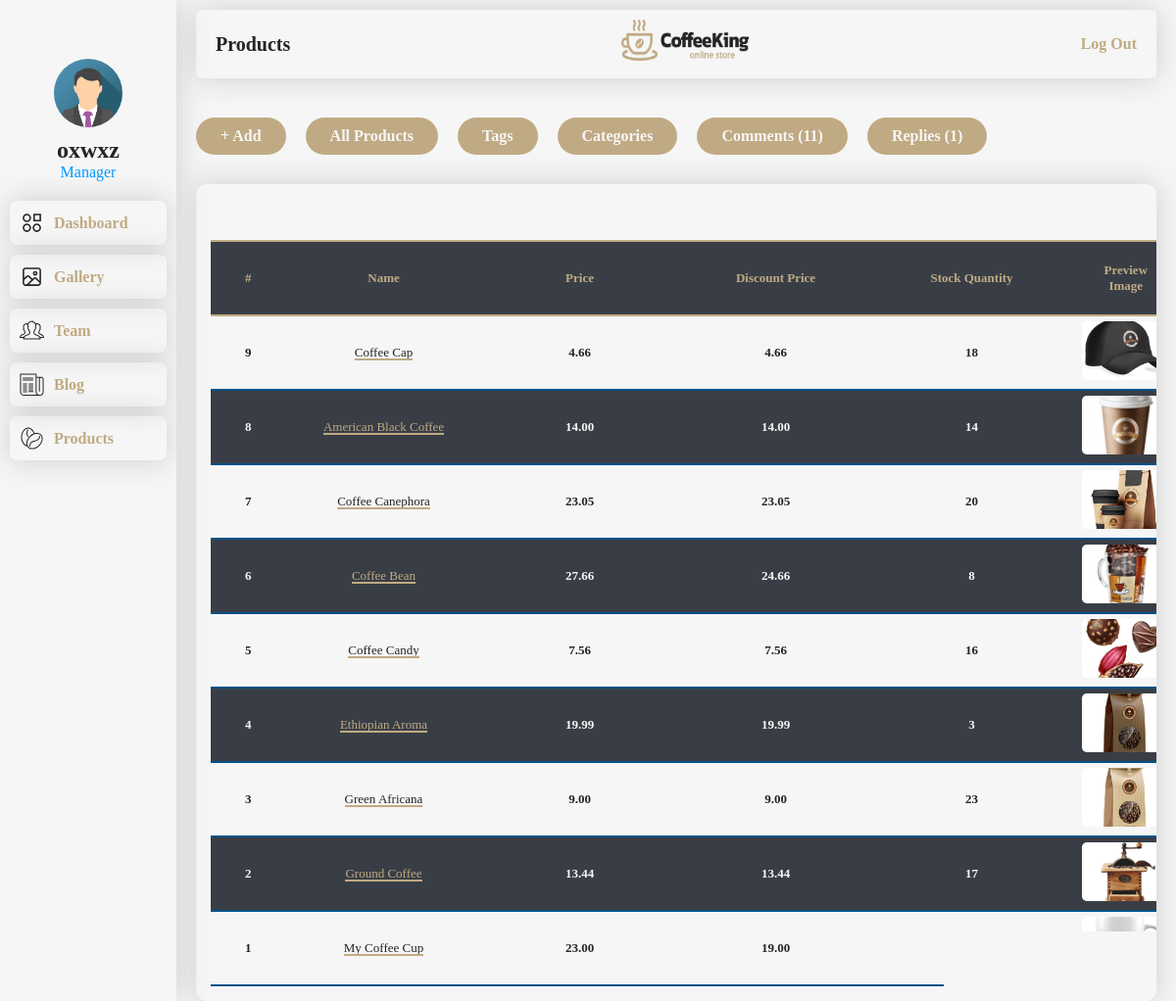
The app's page /admin/dashboard/products/index.php (signed in) with its own data.
### tables this page shows
CREATE TABLE `product` (
  `ID` int(11) NOT NULL,
  `Product_Name` varchar(2000) NOT NULL,
  `Product_Price` double(250,2) NOT NULL,
  `Product_Discount` double(250,2) NOT NULL,
  `Brief` mediumtext NOT NULL,
  `Quantity` int(100) NOT NULL,
  `Categories` varchar(2000) NOT NULL,
  `Tags` varchar(2000) NOT NULL,
  `Main_Preview` mediumtext NOT NULL,
  `Sub_Preview_1` mediumtext NOT NULL,
  `Sub_Preview_2` mediumtext NOT NULL,
  `Description` longtext NOT NULL,
  `Comments` int(11) NOT NULL
);

### admin/dashboard/products/index.php (the view, shortened to what this page needs)
<?php
include '../../auth/connection.php';
?>
<!DOCTYPE html>
<html lang="en">
<head>
    <link rel="stylesheet" href="../f.css">
</head>
<body>
    <div class="main">
        <?php
        include "../profile.php";
        ?>
        <div class="main-right">
            <div class="main-right-top">
                <h2>Products</h2>
                <img src="../../../ui/assets/09/logo_black-9.png" alt="" class="logoImg">
                <a href='../../auth/handle.php?logout'>Log Out</a>
            </div>
            <div class="main-right-btm oth-right-btm">
                <div class="top-btns">
                    <a href="./add.php" id="open">+ Add</a>
                    <a href="./" id="open">
                        All Products
                    </a>
                    <a href="./tags/" id="open">
                        Tags
                    </a>
                    <a href="./categories/  " id="open">
                        Categories
                    </a>
                    <a href="./comments.php" id="open">
                        Comments
                        <?php
                        $qq = mysqli_num_rows(mysqli_query($conn, "SELECT * FROM pro_comments "));
                        echo '(' . $qq . ')';
                        ?>
                    </a>
                    <a href="./replies.php" id="open">
                        Replies
                        <?php
                        $qq = mysqli_num_rows(mysqli_query($conn, "SELECT * FROM pro_replies "));
                        echo '(' . $qq . ')';
                        ?>
                    </a>
                </div>
                <div class="oth-right-btm-table">
                    <table>
                        <th colspan="20">Scroll Horizontally For More Info</th>
                        <tr>
                            <th>#</th>
                            <th>Name</th>
                            <th>Price</th>
                            <th>Discount Price</th>
                            <th>Stock Quantity</th>
                            <th>Preview Image</th>
                        </tr>
                        <?php
                        $sql = mysqli_query($conn, "SELECT * FROM product ORDER BY ID DESC");
                        while ($galrow = mysqli_fetch_array($sql)) {
                            $id = $galrow['ID'];
                            $name = $galrow['Product_Name'];
                            $pic = $galrow['Main_Preview'];
                            $price = $galrow['Product_Price'];
                            $discount = $galrow['Product_Discount'];
                            $quantity = $galrow['Quantity'];
                        ?>
                            <tr>
                                <td><?php echo $id ?></td>
                                <td>
                                    <div class="td-txt-space">
                                        <a href="../../../ui/pages/explore/shop/product/?product=<?php echo $id ?>" class="link"><?php echo $name ?></a>
                                    </div>
                                </td>
                                <td>
                                    <div class="td-txt-space">
                                        <?php echo $price ?>
                                    </div>
                                </td>
                                <td>
                                    <div class="td-txt-space">
                                        <?php echo $discount ?>
                                    </div>
                                </td>
                                <td>
                                    <div class="td-txt-space">
                                        <?php echo $quantity ?>
                                    </div>
                                </td>
                                <td>
                                    <img src="../../../ui/assets/products/<?php echo $pic ?>" alt="">
                                </td>
                            </tr>
                        <?php } ?>
                    </table>
                </div>
            </div>
        </div>
    </div>
</body>
</html>

### records on screen
product: ID "9", Product_Name "Coffee Cap", Product_Price "4.66", Product_Discount "4.66", Quantity "18", Main_Preview (picture)
product: ID "8", Product_Name "American Black Coffee", Product_Price "14.00", Product_Discount "14.00", Quantity "14", Main_Preview (picture)
product: ID "7", Product_Name "Coffee Canephora", Product_Price "23.05", Product_Discount "23.05", Quantity "20", Main_Preview (picture)
product: ID "6", Product_Name "Coffee Bean", Product_Price "27.66", Product_Discount "24.66", Quantity "8", Main_Preview (picture)
product: ID "5", Product_Name "Coffee Candy", Product_Price "7.56", Product_Discount "7.56", Quantity "16", Main_Preview (picture)
product: ID "4", Product_Name "Ethiopian Aroma", Product_Price "19.99", Product_Discount "19.99", Quantity "3", Main_Preview (picture)
product: ID "3", Product_Name "Green Africana", Product_Price "9.00", Product_Discount "9.00", Quantity "23", Main_Preview (picture)
product: ID "2", Product_Name "Ground Coffee", Product_Price "13.44", Product_Discount "13.44", Quantity "17", Main_Preview (picture)
product: ID "1", Product_Name "My Coffee Cup", Product_Price "23.00", Product_Discount "19.00", Main_Preview (picture)

### other values on screen
$_SESSION["uname"] "oxwxz"
$_SESSION["uposition"] "Manager"
$qq "11"
$qq "1"
